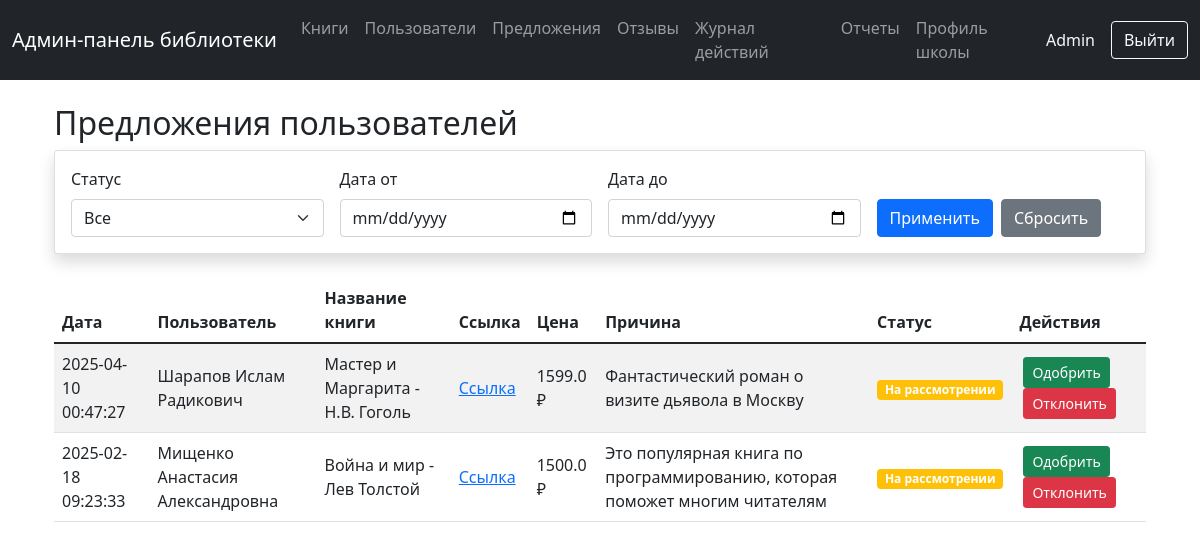
/suggestions (signed in), run on an earlier commit of the app's database.
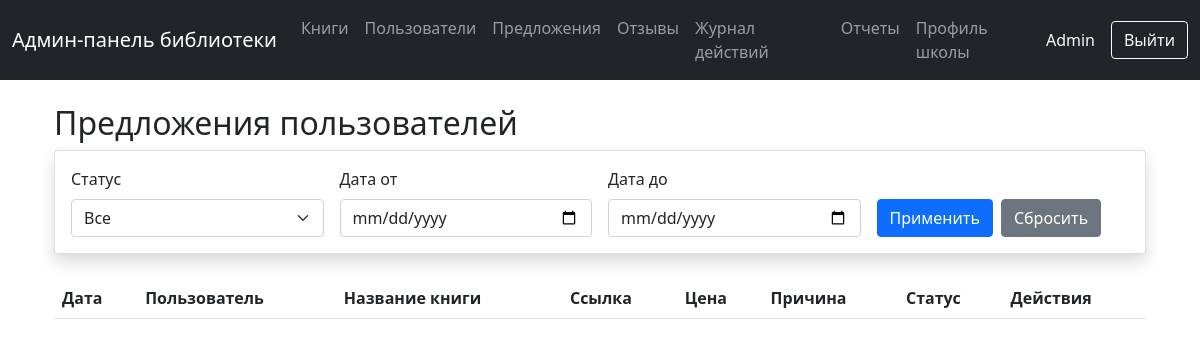
And on a later commit of the database.
### tables this page shows
CREATE TABLE book_suggestions (
                    id INTEGER PRIMARY KEY AUTOINCREMENT,
                    user_id INTEGER,
                    title TEXT,
                    url TEXT,
                    price REAL,
                    reason TEXT,
                    status TEXT DEFAULT 'pending',
                    created_at TIMESTAMP DEFAULT CURRENT_TIMESTAMP,
                    FOREIGN KEY (user_id) REFERENCES users (id)
                );

CREATE TABLE users (
                    id INTEGER PRIMARY KEY,
                    username TEXT,
                    full_name TEXT,
                    phone TEXT,
                    role TEXT DEFAULT 'user',
                    is_blocked INTEGER DEFAULT 0,
                    created_at TIMESTAMP DEFAULT CURRENT_TIMESTAMP
                , class TEXT);

### routes.py (the view)
@router.get("/suggestions")
async def suggestions_page(request: Request):
    if not is_admin(request):
        return RedirectResponse(url="/login")
    admin_info = get_admin_info(request)
    try:
        with get_db() as conn:
            cursor = conn.cursor()
            cursor.execute("""
                SELECT
                    bs.id,
                    bs.title,
                    bs.url,
                    bs.price,
                    bs.reason,
                    bs.status,
                    bs.created_at,
                    u.full_name,
                    u.username
                FROM book_suggestions bs
                JOIN users u ON bs.user_id = u.id
                ORDER BY bs.created_at DESC
            """)
            suggestions = []
            for row in cursor.fetchall():
                suggestions.append({
                    'id': row[0],
                    'title': row[1],
                    'url': row[2],
                    'price': row[3],
                    'reason': row[4],
                    'status': row[5],
                    'created_at': row[6],
                    'user_name': row[7] or f"@{row[8]}"
                })
            return templates.TemplateResponse(
                "suggestions.html",
                {
                    "request": request,
                    "suggestions": suggestions,
                    "admin_info": admin_info
                }
            )
    except Exception as e:
        logging.error(f"Error loading suggestions: {e}")
        raise HTTPException(status_code=500, detail=str(e))

### admin_panel/templates/suggestions.html (shortened to what this page needs)
{% extends "base.html" %}
{% block content %}
<div class="container mt-4">
    <h2>Предложения пользователей</h2>
    <div class="card mb-4">
        <div class="card-body">
            <form class="row g-3">
                <div class="col-md-3">
                    <label class="form-label">Статус</label>
                    <select name="status" class="form-select">
                        <option value="all">Все</option>
                    </select>
                </div>
                <div class="col-md-3">
                    <label class="form-label">Дата от</label>
                    <input type="date" name="date_from" class="form-control" value="{{ date_from }}">
                </div>
                <div class="col-md-3">
                    <label class="form-label">Дата до</label>
                    <input type="date" name="date_to" class="form-control" value="{{ date_to }}">
                </div>
                <div class="col-md-3 d-flex align-items-end">
                    <button type="submit" class="btn btn-primary">Применить</button>
                    <a href="/suggestions" class="btn btn-secondary ms-2">Сбросить</a>
                </div>
            </form>
        </div>
    </div>
    <div class="table-responsive">
        <table class="table table-striped">
            <thead>
                <tr>
                    <th>Дата</th>
                    <th>Пользователь</th>
                    <th>Название книги</th>
                    <th>Ссылка</th>
                    <th>Цена</th>
                    <th>Причина</th>
                    <th>Статус</th>
                    <th>Действия</th>
                </tr>
            </thead>
            <tbody>
                {% for suggestion in suggestions %}
                <tr>
                    <td>{{ suggestion.created_at }}</td>
                    <td>{{ suggestion.user_name }}</td>
                    <td>{{ suggestion.title }}</td>
                    <td><a href="{{ suggestion.url }}" target="_blank">Ссылка</a></td>
                    <td>{{ suggestion.price }} ₽</td>
                    <td>{{ suggestion.reason }}</td>
                    <td>
                        {% if suggestion.status == 'pending' %}
                            <span class="badge bg-warning">На рассмотрении</span>
                        {% elif suggestion.status == 'approved' %}
                            <span class="badge bg-success">Одобрено</span>
                        {% elif suggestion.status == 'rejected' %}
                            <span class="badge bg-danger">Отклонено</span>
                        {% endif %}
                    </td>
                    <td>
                        {% if suggestion.status == 'pending' %}
                        <button class="btn btn-sm btn-success" onclick="updateStatus({{ suggestion.id }}, 'approved')">
                            Одобрить
                        </button>
                        <button class="btn btn-sm btn-danger" onclick="updateStatus({{ suggestion.id }}, 'rejected')">
                            Отклонить
                        </button>
                        {% endif %}
                    </td>
                </tr>
                {% endfor %}
            </tbody>
        </table>
    </div>
</div>
{% endblock %}

What changed in the data, as far as the page shows it:
removed book_suggestions: created_at "2025-04-10 00:47:27", user_name "Шарапов Ислам Радикович", title "Мастер и Маргарита - Н.В. Гоголь", price "1599.0", reason "Фантастический роман о визите дьявола в Москву", status "На рассмотрении"
removed book_suggestions: created_at "2025-02-18 09:23:33", user_name "Мищенко Анастасия Александровна", title "Война и мир - Лев Толстой", price "1500.0", reason "Это популярная книга по программированию, которая поможет многим читателям", status "На рассмотрении"
